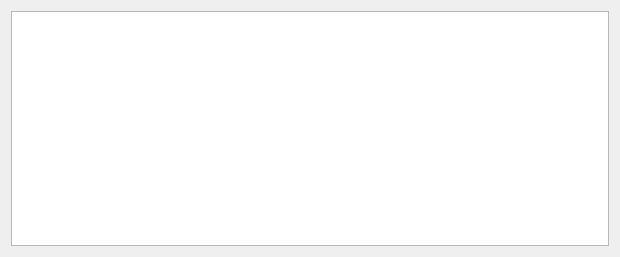
<?xml version="1.0" encoding="UTF-8"?>
<ui version="4.0">
 <comment> * OpenRPT report writer and rendering engine
 * Copyright (C) 2001-2010 by OpenMFG, LLC
 *
 * This library is free software; you can redistribute it and/or
 * modify it under the terms of the GNU Lesser General Public
 * License as published by the Free Software Foundation; either
 * version 2.1 of the License, or (at your option) any later version.
 *
 * This library is distributed in the hope that it will be useful,
 * but WITHOUT ANY WARRANTY; without even the implied warranty of
 * MERCHANTABILITY or FITNESS FOR A PARTICULAR PURPOSE. See the GNU
 * Lesser General Public License for more details.
 *
 * You should have received a copy of the GNU Lesser General Public
 * License along with this library; if not, write to the Free Software
 * Foundation, Inc., 59 Temple Place, Suite 330, Boston, MA 02111-1307 USA
 * Please contact info@openmfg.com with any questions on this license.</comment>
 <class>ResultsOutput</class>
 <widget class="QDialog" name="ResultsOutput">
  <property name="geometry">
   <rect>
    <x>0</x>
    <y>0</y>
    <width>620</width>
    <height>257</height>
   </rect>
  </property>
  <property name="windowTitle">
   <string>Results Output</string>
  </property>
  <layout class="QVBoxLayout" name="verticalLayout">
   <item>
    <widget class="QTableWidget" name="_table">
     <property name="contextMenuPolicy">
      <enum>Qt::CustomContextMenu</enum>
     </property>
     <property name="selectionMode">
      <enum>QAbstractItemView::ContiguousSelection</enum>
     </property>
    </widget>
   </item>
  </layout>
 </widget>
 <layoutdefault spacing="6" margin="11"/>
 <tabstops>
  <tabstop>_table</tabstop>
 </tabstops>
 <resources/>
 <connections/>
</ui>
